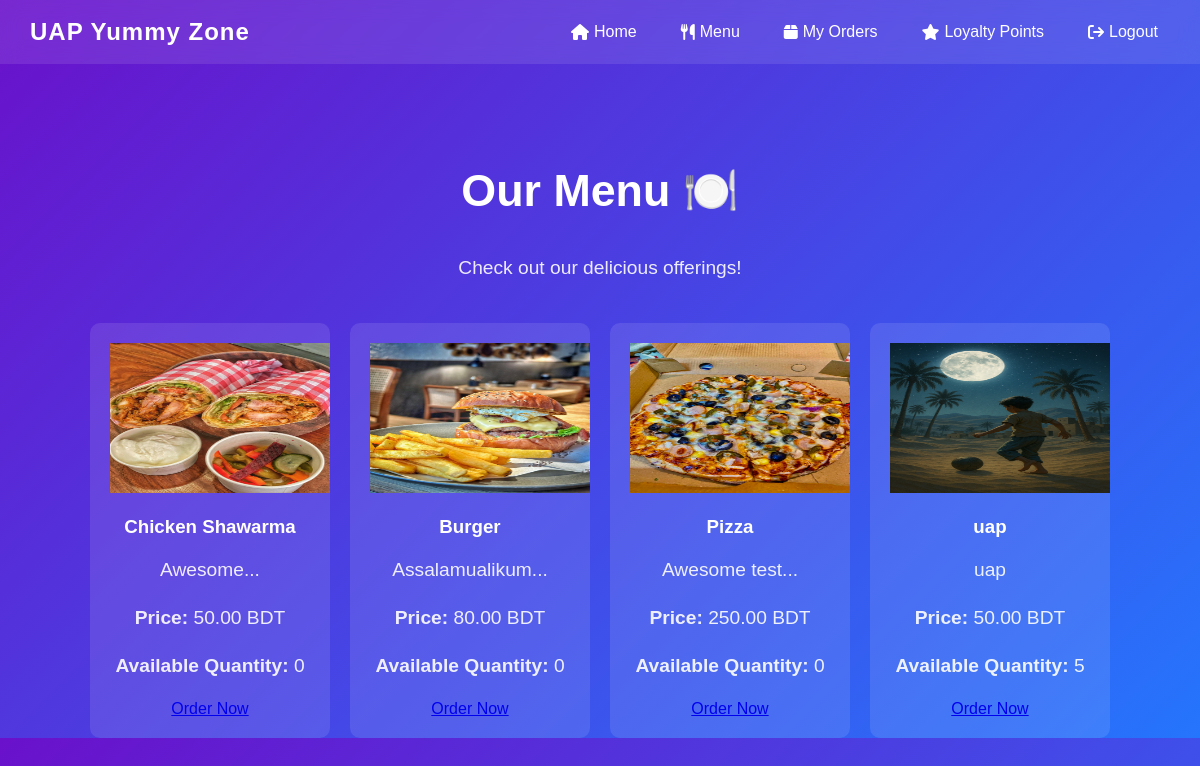
Screenshot of /student/menu/ with the database file from the repository.
### menu/models.py (models this page shows, shortened)
class FoodItem(models.Model):
    name = models.CharField(max_length=100)
    description = models.TextField(blank=True)
    price = models.DecimalField(max_digits=20, decimal_places=2, default=Decimal('0.00'))
    image = models.ImageField(upload_to='menu_images/', blank=True, null=True)
    available = models.BooleanField(default=True)
    quantity = models.PositiveIntegerField(default=0)

### menu/views.py (the view)
# urls.py: path('student/menu/', views.student_menu, name='student_menu'),
def student_menu(request):
    foods = FoodItem.objects.filter(available=True)
    return render(request, 'student_menu.html', {'foods': foods})

### inventory_app/context_processors.py (called while the page is built)
def low_stock_notification(request):
    low_stock_items = InventoryItem.objects.filter(quantity__lt=F('reorder_level'))
    return {
        'low_stock_count': low_stock_items.count(),
        'low_stock_items': low_stock_items
    }

### templates/student_menu.html (shortened to what this page needs)
<!DOCTYPE html>
<html lang="en">
{% load static %}
<head>
  <link rel="stylesheet" href="{% static 'student.css' %}">
  <link rel="stylesheet" href="https://cdnjs.cloudflare.com/ajax/libs/font-awesome/6.5.0/css/all.min.css">
</head>
<body>
  <nav class="navbar">
    <div class="logo">UAP Yummy Zone</div>
    <ul>
      <li><a href="{% url 'student_home' %}"><i class="fa fa-home"></i> Home</a></li>
      <li><a href="{% url 'student_menu' %}"><i class="fa fa-utensils"></i> Menu</a></li>
      <li><a href="{% url 'student_orders' %}"><i class="fa fa-box"></i> My Orders</a></li>
      <li><a href="{% url 'student_loyalty' %}"><i class="fa fa-star"></i> Loyalty Points</a></li>
      <li><a href="{% url 'index' %}"><i class="fa fa-sign-out"></i> Logout</a></li>
    </ul>
  </nav>
   <section class="hero">
    <h1>Our Menu 🍽️</h1>
    <p>Check out our delicious offerings!</p>
    <div class="menu-list">
      {% for item in foods %}
        <div class="menu-item">
          {% if item.image %}
            <img src="{{ item.image.url }}" width="220" height="150" alt="{{ item.name }}"><br>
          {% endif %}
          <h3>{{ item.name }}</h3>
          <p>{{ item.description }}</p>
          <p><strong>Price:</strong> {{ item.price }} BDT</p>
            <p><strong>Available Quantity:</strong> {{ item.quantity }}</p>
          <a href="{% url 'order_food' item.id %}" class="order-btn">Order Now</a>
        </div>
      {% endfor %}
    </div>
  </section>
</body>
</html>

### static/student.css (style rules this page uses)
body { margin: 0; font-family: 'Poppins', sans-serif; background: linear-gradient(135deg, #6a11cb, #2575fc); color: #fff; }
.navbar { display: flex; justify-content: space-between; align-items: center; background: rgba(255, 255, 255, 0.1); padding: 15px 30px; backdrop-filter: blur(10px); position: sticky; top: 0; z-index: 100; }
.navbar .logo { font-size: 24px; font-weight: 700; letter-spacing: 1px; }
.navbar ul { list-style: none; display: flex; gap: 20px; margin: 0; padding: 0; flex-wrap: wrap; }
.navbar ul li a { text-decoration: none; color: #fff; padding: 8px 12px; border-radius: 6px; transition: all 0.3s ease; display: flex; align-items: center; gap: 5px; font-weight: 500; }
.hero { text-align: center; margin-top: 100px; padding: 0 20px; }
.hero h1 { font-size: 2.8rem; font-weight: 700; }
.hero p { margin-top: 15px; font-size: 1.2rem; opacity: 0.9; line-height: 1.5; }
.menu-list { display: flex; flex-wrap: wrap; gap: 20px; justify-content: center; margin-top: 40px; }
.menu-item { background: rgba(255,255,255,0.1); padding: 20px; border-radius: 10px; width: 200px; text-align: center; transition: transform 0.3s ease, background 0.3s ease; }

### rows the page displays
FoodItem: image (picture), name "Chicken Shawarma", description "Awesome...", price "50.00", quantity "0"
FoodItem: image (picture), name "Burger", description "Assalamualikum...", price "80.00", quantity "0"
FoodItem: image (picture), name "Pizza", description "Awesome test...", price "250.00", quantity "0"
FoodItem: image (picture), name "uap", description "uap", price "50.00", quantity "5"
